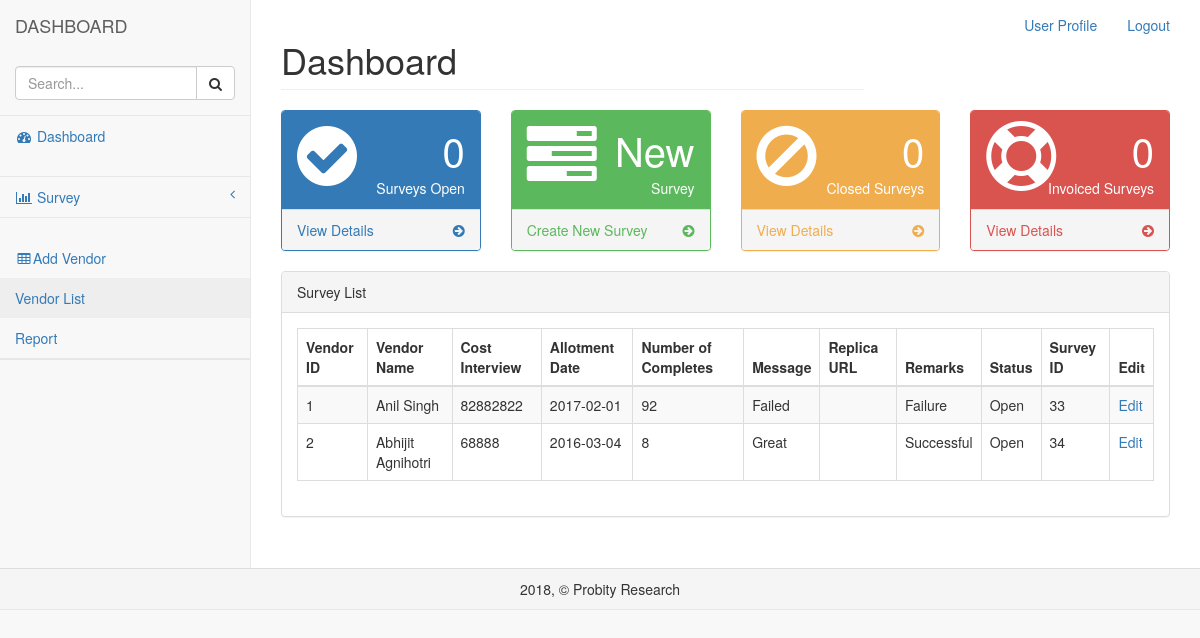
/vendor_list.php (signed in), run on the app's committed database.
### tables this page shows
CREATE TABLE IF NOT EXISTS `vendors` (
  `vendor_id` int(11) NOT NULL AUTO_INCREMENT,
  `vendor_name` text,
  `cost_interview` text,
  `allotment_date` date DEFAULT NULL,
  `number_complete` varchar(11) DEFAULT NULL,
  `message` text,
  `replica_url` text,
  `remarks` text,
  `complete_end_url` text,
  `screen_out_url` text,
  `quota_url` text,
  `vendor_survey_status` text,
  `survey_id` int(11) DEFAULT NULL,
  `a_id` text,
  PRIMARY KEY (`vendor_id`),
  KEY `vendors_ibfk_1` (`survey_id`)
);

### array.php (called while the page is built)
<?php
        $userItems = array(
                    array(
                    'slug' => 'profile.php',
                    'title' => "User Profile"
                    ),
                    array(
                    'slug' => 'logout.php?logout=true',
                    'title' => "Logout"
                    ),
        );
?>

### vendor_list.php (the view, shortened to what this page needs)
<?php include("header.php"); ?>
<?php include("functions.php");?>
<div class="navbar-default sidebar" role="navigation">
    <div class="sidebar-nav navbar-collapse">
        <ul class="nav" id="side-menu">
            <li class="sidebar-search">
                <div class="input-group custom-search-form">
                    <input type="text" class="form-control" placeholder="Search...">
                    <span class="input-group-btn">
                    <button class="btn btn-default" type="button">
                        <i class="fa fa-search"></i>
                    </button>
                </span>
                </div>
            </li>
            <li>
                <a href="index.php"><i class="fa fa-dashboard fa-fw"></i> Dashboard</a><br>
            </li>
            <li>
                <a href="#"><i class="fa fa-bar-chart-o fa-fw"></i> Survey<span class="fa arrow"></span></a>
            </li><br>
            <li>
                <a href="add_vendor.php"><i class="fa fa-table fa-fw"></i>Add Vendor</a>
                 <a href="vendor_list.php">Vendor List</a>
                 <a href="report.php">Report</a>
            </li>
            <li>
            </li>
        </ul>
    </div>
</div>
<nav>
<div id="page-wrapper">
    <div class="row">
        <div class="col-lg-8  ">
            <h1 class="page-header">Dashboard</h1>
        </div>
    </div>
    <div class="row">
        <div class="col-lg-3 col-md-6">
            <div class="panel panel-primary">
                <div class="panel-heading">
                    <div class="row">
                        <div class="col-xs-3">
                            <i class="fa fa-check-circle fa-5x"></i>
                        </div>
                        <div class="col-xs-9 text-right">
                            <?php rows();?>
                            <div>Surveys Open</div>
                        </div>
                    </div>
                </div>
                <a href="">
                    <div class="panel-footer">
                        <span class="pull-left">View Details</span>
                        <span class="pull-right"><i class="fa fa-arrow-circle-right"></i></span>
                        <div class="clearfix"></div>
                    </div>
                </a>
            </div>
        </div>
        <div class="col-lg-3 col-md-6">
            <div class="panel panel-green">
                <div class="panel-heading">
                    <div class="row">
                        <div class="col-xs-3">
                            <i class="fa fa-tasks fa-5x"></i>
                        </div>
                        <div class="col-xs-9 text-right">
                            <div class="huge">New</div>
                            <div>Survey</div>
                        </div>
                    </div>
                </div>
                <a href="new_survey.php">
                    <div class="panel-footer">
                        <span class="pull-left">Create New Survey</span>
                        <span class="pull-right"><i class="fa fa-arrow-circle-right"></i></span>
                        <div class="clearfix"></div>
                    </div>
                </a>
            </div>
        </div>
        <div class="col-lg-3 col-md-6">
            <div class="panel panel-yellow">
                <div class="panel-heading">
                    <div class="row">
                        <div class="col-xs-3">
                            <i class="fa fa-ban fa-5x"></i>
                        </div>
                        <div class="col-xs-9 text-right">
                            <?php co();?>
                            <div>Closed Surveys</div>
                        </div>
                    </div>
                </div>
                <a href="#">
                    <div class="panel-footer">
                        <span class="pull-left">View Details</span>
                        <span class="pull-right"><i class="fa fa-arrow-circle-right"></i></span>
                        <div class="clearfix"></div>
                    </div>
                </a>
            </div>
        </div>
        <div class="col-lg-3 col-md-6">
            <div class="panel panel-red">
                <div class="panel-heading">
                    <div class="row">
                        <div class="col-xs-3">
                            <i class="fa fa-support fa-5x"></i>
                        </div>
                        <div class="col-xs-9 text-right">
                            <?php in();?>
                            <div>Invoiced Surveys</div>
                        </div>
                    </div>
                </div>
                <a href="">
                    <div class="panel-footer">
                        <span class="pull-left">View Details</span>
                        <span class="pull-right"><i class="fa fa-arrow-circle-right"></i></span>
                        <div class="clearfix"></div>
                    </div>
                </a>
            </div>
        </div>
    </div>
    <div class="panel panel-default">
        <div class="panel-heading">
            Survey List
        </div>
    <div class="panel-body">
        <div class="table-responsive">
        <table class="table table-striped table-bordered table-hover" width="100%" border="1">
  <thead><tr>
        <th>Vendor ID</th>
    <th>Vendor Name</th>
      <th>Cost Interview</th>
      <th>Allotment Date</th>
      <th>Number of Completes</th>
      <th>Message</th>
      <th>Replica URL</th>
      <th>Remarks</th>
      <th>Status</th>
      <th>Survey ID</th>
      <th>Edit</th>
  </tr>
  </thead>
  <tbody>
<?php
        $sql = "SELECT * from vendors";
       $result = $conn->query($sql);
    while($rows = $result->fetch_assoc() ){
            echo "<tr>";
            echo "  <td>{$rows['vendor_id']}</td>";
        echo "<td>{$rows['vendor_name']}</td>";
        echo "<td>{$rows['cost_interview']}</td>";
        echo "<td>{$rows['allotment_date']}</td>";
        echo"<td>{$rows['number_complete']}</td>";
        echo "<td>{$rows['message']}</td>";
        echo "<td>{$rows['replica_url']}</td>";
        echo" <td>{$rows['remarks']}</td>";
        echo"<td>{$rows['vendor_survey_status']}</td>";
        echo "<td>{$rows['survey_id']}";
        echo "<td><a href=\"edit.php?id={$rows['vendor_id']}\">Edit</td>";
        echo     "</tr>";
    }
?>
        </tbody>
        </table>
    </div>
</div>
</div>
</div>
<div class="panel-footer">
    <div class="text-center">
        <?php echo date('Y'); ?>, &copy;
        <?php echo "$copyright"; ?>
    </div>
</div>

### header.php (shortened to what this page needs)
<?php include("array.php"); ?>
<!DOCTYPE html>
<html lang="en">
<head>
    <link href="./vendor/bootstrap/css/bootstrap.min.css" rel="stylesheet">
    <link href="./vendor/metisMenu/metisMenu.min.css" rel="stylesheet">
    <link href="./dist/css/sb-admin-2.css" rel="stylesheet">
    <link href="./vendor/morrisjs/morris.css" rel="stylesheet">
    <link href="./vendor/font-awesome/css/font-awesome.min.css" rel="stylesheet" type="text/css">
</head>
<body>
    <div id="wrapper">
        <nav class="navbar navbar-default navbar-static-top" role="navigation" style="margin-bottom: 0">
            <div class="navbar-header">
                <a class="navbar-brand" href="index.php">DASHBOARD</a>
            </div>
            <ul class="nav navbar-top-links navbar-right">
                    <?php include("uritm.php"); ?>
            </ul>

### uritm.php
<?php
    foreach($userItems as $item){
        echo "<li><a href=\"$item[slug]\">$item[title]</a></li>";
    }
?>

### functions.php
<?php
function rows(){
    $conn = new mysqli("localhost", "root", "", "probiqgr_dashboard");
$sql = "SELECT COUNT(status) as count from new_survey WHERE Status LIKE 'open%'";
       $result = $conn->query($sql);
    while($rows = $result->fetch_assoc() )
         echo "<div class='huge'>{$rows['count']}</div>";
}
        ?>
<?php
function co(){
$conn = new mysqli("localhost", "root", "", "probiqgr_dashboard");
$sql = "SELECT COUNT(status) as count from new_survey WHERE Status LIKE 'close%'";
       $result = $conn->query($sql);
    while($rows = $result->fetch_assoc() )
         echo "<div class='huge'>{$rows['count']}</div>";
}
        ?>
  <?php
function in(){
$conn = new mysqli("localhost", "root", "", "probiqgr_dashboard");
$sql = "SELECT COUNT(status) as count from new_survey WHERE Status LIKE 'invoice%'";
       $result = $conn->query($sql);
    while($rows = $result->fetch_assoc() )
         echo "<div class='huge'>{$rows['count']}</div>";
}
        ?>

### data on the page
vendors: vendor_id "1", vendor_name "Anil Singh", cost_interview "82882822", allotment_date "2017-02-01", number_complete "92", message "Failed", remarks "Failure", vendor_survey_status "Open", survey "33"
vendors: vendor_id "2", vendor_name "Abhijit Agnihotri", cost_interview "68888", allotment_date "2016-03-04", number_complete "8", message "Great", remarks "Successful", vendor_survey_status "Open", survey "34"

### other printed values
$item[title] "User Profile"
$item[title] "Logout"
$rows['count'] "0"
$copyright "Probity Research"
